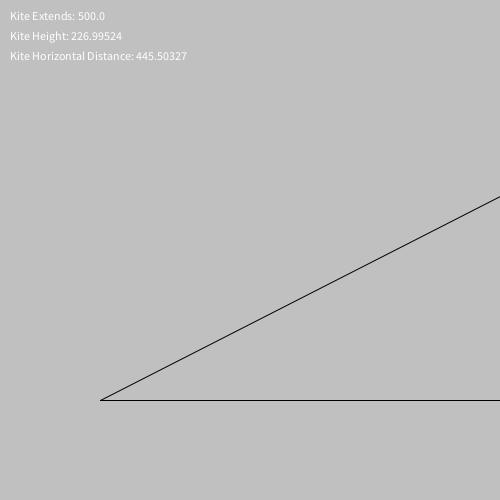
Frame 1 (no input)
Frame 60 (the mouse pressed at the canvas centre just before this capture): identical to frame 1, image omitted
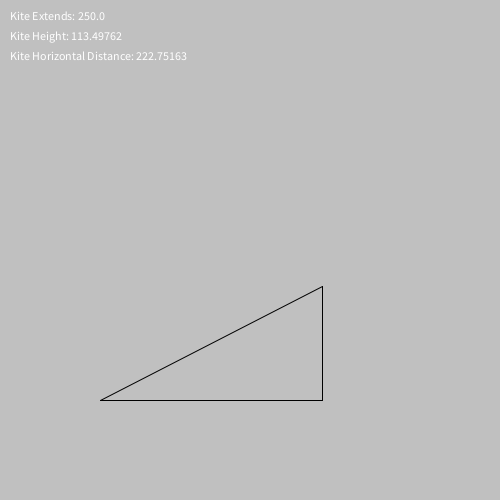
Frame 120 (the mouse held since frame 60 and released just before this capture)

The Processing sketch that drew these frames (run headless with seeded random() and noise(); from frame 60 on, the mouse is pressed at the canvas centre):

// Processing sketch: lecture4Triangle2
// ── lecture4Triangle2.pde
void setup()
{
  size(500, 500);
}

float o, a;
float theta = 27;
float px = 100;
float py = 400;
float h = 176;

void draw()
{
  
  background(192);
  
  h = height-mouseY;
  o = sin(radians(theta))*h;
  a = cos(radians(theta))*h;
  
  line(px,py,px+a,py-o);
  line(px+a,py-o,px+a,py);
  line(px,py,px+a,py);
  
  text("Kite Extends: " + h,10,20);
  text("Kite Height: " + o,10,40);
  text("Kite Horizontal Distance: " + a,10,60);
  
}
